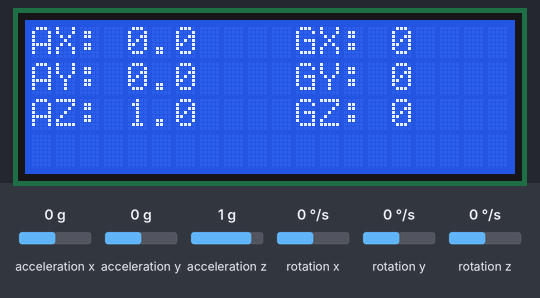
Simulated run of this sketch. Board: Arduino Mega 2560, built with avr-gcc and run on an emulated ATmega2560. On the bench: 20×4 character LCD. Wiring (from diagram.json): 5 × servo: signal pin 5 / signal pin 11 / signal pin 2 / signal pin 12 / signal pin 11; MPU-6050 motion sensor at I2C address 0x68; PCF8574 port expander at I2C address 0x27. The inputs (shaded band) are chosen by the test bench; at power-on: acceleration x 0 g, acceleration y 0 g, acceleration z 1 g, rotation x 0 °/s, rotation y 0 °/s, rotation z 0 °/s. Servo pulses on a pin are drawn as a servo (544–2400 µs = 0–180°).

Above: at 1.3 s.
1.4 s: acceleration x set to -1.4 g
At 2.7 s:
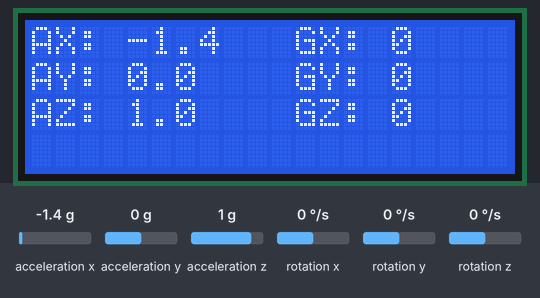
3.1 s: acceleration y set to -1.4 g
At 4.4 s:
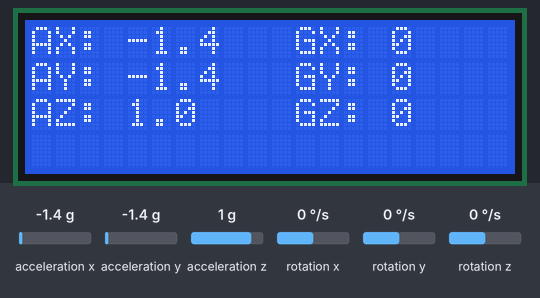
4.7 s: acceleration z set to -1.4 g
At 5.4 s:
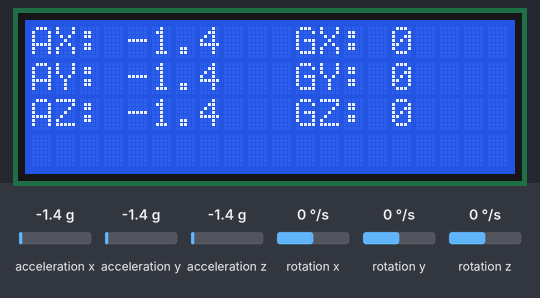
6.3 s: rotation x set to -192 °/s
At 7.5 s:
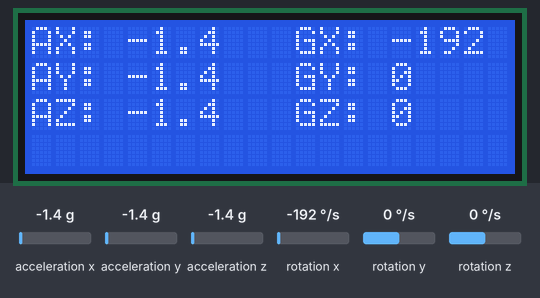
7.9 s: rotation y set to -192 °/s
At 8.5 s:
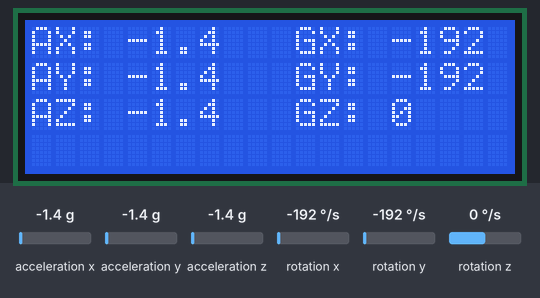
9.5 s: rotation z set to -192 °/s
At 10.9 s:
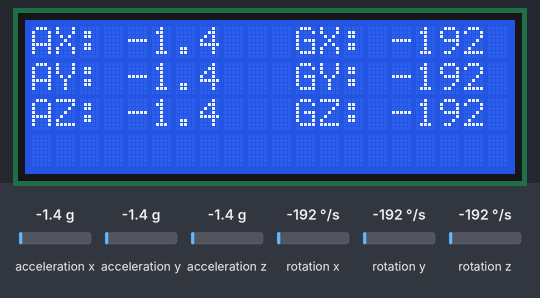
Timing chart, 0 to 12.1 s (numbered marks = the images above; inputs shaded):
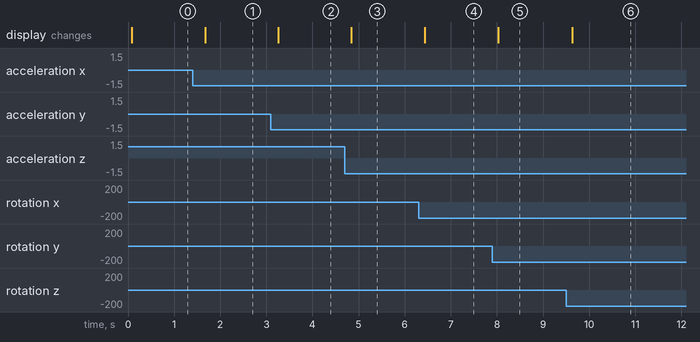

The sketch:

sketch.ino
```cpp
// Giray Aksakal

#include <avr/io.h>
#include <util/delay.h>
#include <stdio.h>

// MARK: - PID CONSTANTS
#define KP 1.0
#define KI 0.05
#define KD 0.01

#define F_CPU 16000000UL
#define LCD_I2C_ADDR 0x27
#define MPU6050_ADDR 0x68

// MPU6050 register addresses
#define MPU6050_REG_PWR_MGMT_1 0x6B
#define MPU6050_REG_ACCEL_XOUT_H 0x3B
#define MPU6050_REG_GYRO_XOUT_H 0x43

// I2C functions
void i2c_init(void);
void i2c_start(uint8_t address);
void i2c_write(uint8_t data);
void i2c_stop(void);
uint8_t i2c_read_ack(void);
uint8_t i2c_read_nack(void);

// LCD functions
void lcd_init(uint8_t lcd_addr);
void lcd_set_cursor(uint8_t row, uint8_t col);
void lcd_print(const char* str);
void lcd_clear(void);
static void lcd_send_command(uint8_t command);
static void lcd_send_data(uint8_t data);
static void lcd_write(uint8_t data, uint8_t mode);

// MPU6050 functions
void mpu6050_init(void);
void mpu6050_read_accel(int16_t* ax, int16_t* ay, int16_t* az);
void mpu6050_read_gyro(int16_t* gx, int16_t* gy, int16_t* gz);

// Servo functions
void servo_init(void);
void set_servo_position(uint8_t servo, uint8_t angle);

// Definitions for LCD control bits
#define LCD_BACKLIGHT   0x08
#define LCD_NOBACKLIGHT 0x00

#define En 0b00000100  // Enable bit
#define Rw 0b00000010  // Read/Write bit
#define Rs 0b00000001  // Register select bit

// ---------  PID SETTINGS 2   -----------------
  double setpointX = 0;
  double inputX;
  double outputX;
  double integralX = 0;
  double lastErrorX = 0;

  double setpointY = 0;
  double inputY;
  double outputY;
  double integralY = 0;
  double lastErrorY = 0;

  double setpointZ = 0;
  double inputZ;
  double outputZ;
  double integralZ = 0;
  double lastErrorZ = 0;
  // -------------------------------------------

void updatePID(double *input, double *output, double *integral, double *lastError, double setpoint) {
    double error = setpoint - *input;
    *integral += (error);
    double derivative = (error - *lastError);

    *output = KP * error + KI * *integral + KD * derivative;
    *lastError = error;
}

int main(void) {
  int16_t ax, ay, az;
  int16_t gx, gy, gz;

  // Initialize I2C and MPU6050
  i2c_init();
  mpu6050_init();

  // Initialize LCD
  lcd_init(LCD_I2C_ADDR);
  lcd_set_cursor(0, 0);

  // Initialize servos
  servo_init();

  while (1) {
    // Read accelerometer and gyroscope data
    mpu6050_read_accel(&ax, &ay, &az);
    mpu6050_read_gyro(&gx, &gy, &gz);

    // MARK: - Apply PID algorithm
    inputX = gx / 131.0;
    inputY = gy / 131.0;
    inputZ = gz / 131.0;

    updatePID(&inputX, &outputX, &integralX, &lastErrorX, setpointX);
    updatePID(&inputY, &outputY, &integralY, &lastErrorY, setpointY);
    updatePID(&inputZ, &outputZ, &integralZ, &lastErrorZ, setpointZ);

    int servoPositionX = map(outputX, -280, 280, 0, 360);
    int servoPositionY = map(outputY, -280, 280, 0, 360);
    int servoPositionZ = map(outputZ, -280, 280, 0, 360);

    set_servo_position(0, servoPositionX);
    set_servo_position(1, servoPositionY);
    set_servo_position(2, servoPositionZ);
    set_servo_position(3, 360 - servoPositionZ);

    // MARK: -Display mpu data on LCD
    lcd_clear();
    lcd_set_cursor(0, 0);
    char buffer[16];
    char axbuffer[16];
    char aybuffer[16];
    char azbuffer[16];

    if(ax/1638 > 9) {
      sprintf(axbuffer, "%d.%d", ax/16380, (ax/1638)%10);
    } else if(ax/1638 < -9){
      sprintf(axbuffer, "%d.%d", ax/16380 ,(ax/1638)%10 * -1);
    } else if(ax/1638 < 0 && ax/1638 >= -9) {
      sprintf(axbuffer, "-0.%d", (ax/1638)%10 * -1);
    } else {
      sprintf(axbuffer, "0.%d", (ax/1638)%10);
    }

    if(ay/1638 > 9) {
      sprintf(aybuffer, "%d.%d", ay/16380, (ay/1638)%10);
    } else if(ay/1638 < -9){
      sprintf(aybuffer, "%d.%d", ay/16380 ,(ay/1638)%10 * -1);
    } else if(ay/1638 < 0 && ay/1638 >= -9) {
      sprintf(aybuffer, "-0.%d", (ay/1638)%10 * -1);
    } else {
      sprintf(aybuffer, "0.%d", (ay/1638)%10);
    }

    if(az/1638 > 9) {
      sprintf(azbuffer, "%d.%d", az/16380, (az/1638)%10);
    } else if(az/1638 < -9){
      sprintf(azbuffer, "%d.%d", az/16380 ,(az/1638)%10 * -1);
    } else if(az/1638 < 0 && az/1638 >= -9) {
      sprintf(azbuffer, "-0.%d", (az/1638)%10 * -1);
    } else {
      sprintf(azbuffer, "0.%d", (az/1638)%10);
    }

    lcd_print(buffer);
    lcd_set_cursor(0, 0);
    sprintf(buffer, "AX: %s", axbuffer);
    lcd_print(buffer);

    lcd_set_cursor(1, 0);
    sprintf(buffer, "AY: %s", aybuffer);
    lcd_print(buffer);

    lcd_set_cursor(2, 0);
    sprintf(buffer, "AZ: %s", azbuffer);
    lcd_print(buffer);

    lcd_set_cursor(0, 11);
    sprintf(buffer, "GX: %d", gx / 131);
    lcd_print(buffer);

    lcd_set_cursor(1, 11);
    sprintf(buffer, "GY: %d", gy / 131);
    lcd_print(buffer);

    lcd_set_cursor(2, 11);
    sprintf(buffer, "GZ: %d", gz / 131);
    lcd_print(buffer);

    _delay_ms(500);
  }

  return 0;
}

// I2C master functions
void i2c_init(void) {
  TWSR = 0x00;
  TWBR = 0x47;  // Set bit rate
  TWCR = (1 << TWEN);  // Enable TWI
}

void i2c_start(uint8_t address) {
  TWCR = (1 << TWSTA) | (1 << TWEN) | (1 << TWINT);  // Send START condition
  while (!(TWCR & (1 << TWINT)));  // Wait for TWINT flag set

  TWDR = address;  // Load slave address
  TWCR = (1 << TWEN) | (1 << TWINT);  // Start transmission
  while (!(TWCR & (1 << TWINT)));  // Wait for TWINT flag set
}

void i2c_write(uint8_t data) {
  TWDR = data;  // Load data to TWDR register
  TWCR = (1 << TWEN) | (1 << TWINT);  // Start transmission
  while (!(TWCR & (1 << TWINT)));  // Wait for TWINT flag set
}

void i2c_stop(void) {
  TWCR = (1 << TWSTO) | (1 << TWEN) | (1 << TWINT);  // Send STOP condition
  while (TWCR & (1 << TWSTO));  // Wait until STOP condition is executed
}

uint8_t i2c_read_ack(void) {
  TWCR = (1 << TWINT) | (1 << TWEN) | (1 << TWEA);  // Enable TWI and ACK
  while (!(TWCR & (1 << TWINT)));  // Wait for TWINT flag set
  return TWDR;
}

uint8_t i2c_read_nack(void) {
  TWCR = (1 << TWINT) | (1 << TWEN);  // Enable TWI without ACK
  while (!(TWCR & (1 << TWINT)));  // Wait for TWINT flag set
  return TWDR;
}

// LCD I2C functions
void lcd_init(uint8_t lcd_addr) {
  _delay_ms(50);
  lcd_send_command(0x33);
  lcd_send_command(0x32);
  lcd_send_command(0x06);
  lcd_send_command(0x0C);
  lcd_send_command(0x28);
  lcd_send_command(0x01);
  _delay_ms(5);
}

void lcd_set_cursor(uint8_t row, uint8_t col) {
  uint8_t row_offsets[] = {0x00, 0x40, 0x14, 0x54};
  lcd_send_command(0x80 | (col + row_offsets[row]));
}

void lcd_print(const char* str) {
  while (*str) {
    lcd_send_data(*str++);
  }
}

void lcd_clear(void) {
  lcd_send_command(0x01);
  _delay_ms(2);  // Wait for the command to complete
}

static void lcd_send_command(uint8_t command) {
  lcd_write(command, 0);
}

static void lcd_send_data(uint8_t data) {
  lcd_write(data, Rs);
}

static void lcd_write(uint8_t data, uint8_t mode) {
  uint8_t high_nibble = data & 0xF0;
  uint8_t low_nibble = (data << 4) & 0xF0;

  i2c_start(LCD_I2C_ADDR << 1);
  i2c_write(high_nibble | mode | LCD_BACKLIGHT | En);
  i2c_write(high_nibble | mode | LCD_BACKLIGHT);
  i2c_write(low_nibble | mode | LCD_BACKLIGHT | En);
  i2c_write(low_nibble | mode | LCD_BACKLIGHT);
  i2c_stop();
}

// MPU6050 functions
void mpu6050_init(void) {
  i2c_start(MPU6050_ADDR << 1);
  i2c_write(MPU6050_REG_PWR_MGMT_1);
  i2c_write(0x00);
  i2c_stop();
}

void mpu6050_read_accel(int16_t* ax, int16_t* ay, int16_t* az) {
  uint8_t data[6];
  i2c_start(MPU6050_ADDR << 1);
  i2c_write(MPU6050_REG_ACCEL_XOUT_H);
  i2c_start((MPU6050_ADDR << 1) | 1);  // Repeated start for reading

  for (int i = 0; i < 6; i++) {
    if (i == 5) {
      data[i] = i2c_read_nack();  // Read without ACK on last byte
    } else {
      data[i] = i2c_read_ack();  // Read with ACK
    }
  }
  i2c_stop();

  *ax = ((data[0] << 8 | data[1]));
  *ay = ((data[2] << 8 | data[3]));
  *az = ((data[4] << 8 | data[5]));
}

void mpu6050_read_gyro(int16_t* gx, int16_t* gy, int16_t* gz) {
  uint8_t data[6];
  i2c_start(MPU6050_ADDR << 1);
  i2c_write(MPU6050_REG_GYRO_XOUT_H);
  i2c_start((MPU6050_ADDR << 1) | 1);  // Repeated start for reading

  for (int i = 0; i < 6; i++) {
    if (i == 5) {
      data[i] = i2c_read_nack();  // Read without ACK on last byte
    } else {
      data[i] = i2c_read_ack();  // Read with ACK
    }
  }
  i2c_stop();

  *gx = ((data[0] << 8 | data[1]));
  *gy = ((data[2] << 8 | data[3]));
  *gz = ((data[4] << 8 | data[5]));
}

// Servo functions
void servo_init(void) {
  // Set pins as output
  DDRB |= (1 << PB6) | (1 << PB5);
  DDRE |= (1 << PE3) | (1 << PE4);

  // Set Fast PWM mode using ICR as top value
  // 50Hz PWM frequency (16MHz / (8 * (1 + 39999)) = 50Hz)

  TCCR1A = (1 << WGM11) | (1 << COM1A1) | (1 << COM1B1);
  TCCR1B = (1 << WGM13) | (1 << WGM12) | (1 << CS11);
  ICR1 = 39999;

  TCCR3A = (1 << WGM31) | (1 << COM2A1) | (1 << COM3B1);
  TCCR3B = (1 << WGM33) | (1 << WGM32) | (1 << CS31);
  ICR3 = 39999;
}

void set_servo_position(uint8_t servo, int angle) {
  uint16_t pulse_width = (angle * 11) + 1000;  // Convert angle to pulse width (1ms to 2ms)

  switch (servo) {
    case 0: // ELEVATOR
      OCR1A = pulse_width;
      break;
    case 1: // RUDDER
      OCR1B = pulse_width;
      break;
    case 2: // LEFT FLAPERON
      OCR3A = pulse_width;
      break;
    case 3: // RIGHT FLAPERON
      OCR3B = pulse_width;
      break;
    default:
      break;
  }
}
```

Measured:
- after the input at 1.4 s, the display: changes after 0.27 s (image 1)
- after the input at 3.1 s, the display: changes after 0.16 s (image 2)
- after the input at 4.7 s, the display: changes after 0.15 s (image 3)
- after the input at 6.3 s, the display: changes after 0.14 s (image 4)
- after the input at 7.9 s, the display: changes after 0.13 s (image 5)
- after the input at 9.5 s, the display: changes after 0.13 s (image 6)
